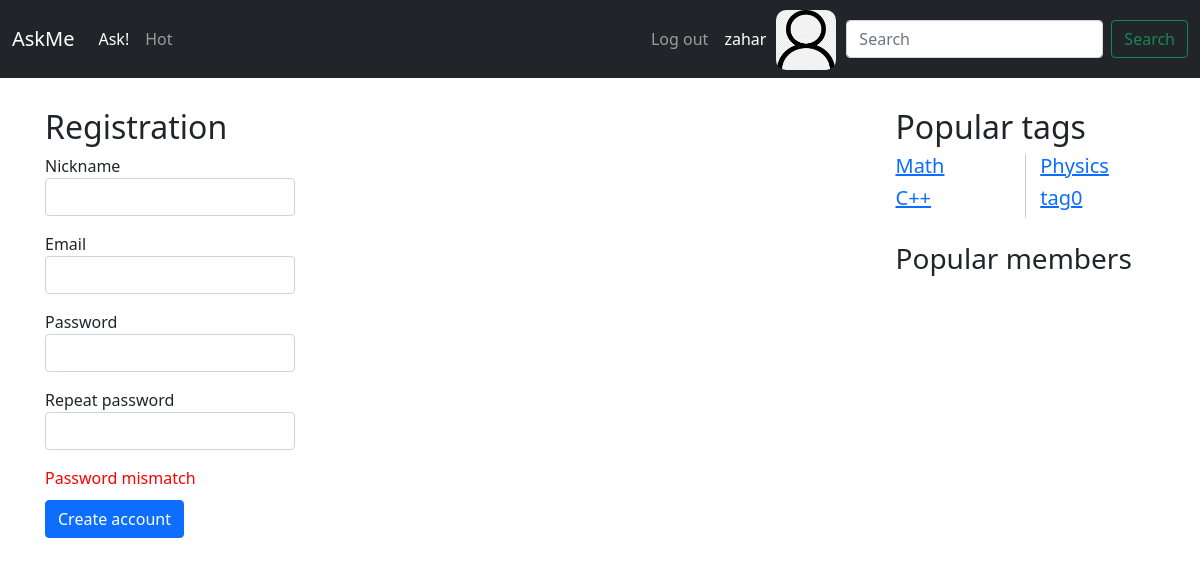
The page /reg/ (signed in) on the database as committed earlier.
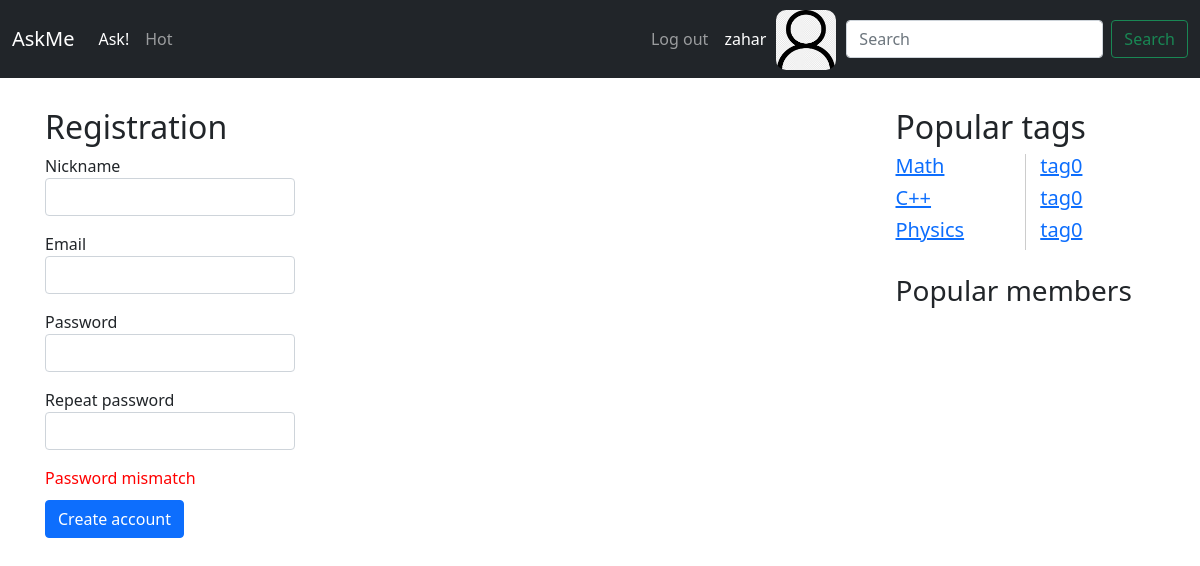
The same page on the database as committed later.
### app/models.py (models this page shows, shortened)
class Tag(models.Model):
    objects = TagManager()
    title = models.CharField(max_length=50, verbose_name="Tag")

### app/views.py (the view)
# urls.py: path('reg/', views.reg, name='reg'),
def reg(request):
    tags = Tag.objects.all().values()[:20]
    return render(request, "reg.html", {"tags": tags})

### templates/reg.html
{% extends "inc/base.html" %}
{% load static %}
{% block content %}
    <h2 class="mt-5">Registration</h2>
    <form>
        <div class="mb-3">
            <div class="input">
                <label for="exampleInputEmail1" class="question-title">Nickname</label>
                <input type="email" class="form-control" id="Question title" aria-describedby="emailHelp">
            </div>
        </div>
        <div class="mb-3">
            <div class="input">
                <label for="exampleInputEmail1" class="question-title">Email</label>
                <input type="email" class="form-control" id="Question title" aria-describedby="emailHelp">
            </div>
        </div>
        <div class="mb-3">
            <div class="input">
                <label for="exampleInputEmail1" class="question-title">Password</label>
                <input type="email" class="form-control" id="Question title" aria-describedby="emailHelp">
            </div>
        </div>
        <div class="mb-3">
            <div class="input">
                <label for="exampleInputEmail1" class="question-title">Repeat password</label>
                <input type="email" class="form-control" id="Question title" aria-describedby="emailHelp">
            </div>
        </div>
        <div class="error">
            Password mismatch
        </div>
        <button type="submit" class="btn btn-primary">Create account</button>
    </form>
{% endblock %}

### templates/inc/base.html (shortened to what this page needs)
{% load static %}
<!doctype html>
<html lang="en" class="h-100">
<head>
    <link rel="stylesheet" href="{% static 'css/bootstrap.min.css' %}">
    <link rel="stylesheet" href="{% static 'css/main.css' %}">
</head>
<body class="d-flex flex-column h-100">
<header>
    <nav class="navbar navbar-expand-md navbar-dark fixed-top bg-dark">
        <div class="container-fluid">
            <a class="navbar-brand" href="{% url 'index' %}">AskMe</a>
            <div class="collapse navbar-collapse" id="navbarCollapse">
                <ul class="navbar-nav me-auto mb-2 mb-md-0">
                    <li class="nav-item">
                        <a class="nav-link active" aria-current="page" href="{% url 'ask' %}">Ask!</a>
                    </li>
                    <li class="nav-item">
                        <a class="nav-link" href="{% url 'hot' %}">Hot</a>
                    </li>
                    <li class="nav-item">
                        <a class="nav-link disabled"></a>
                    </li>
                </ul>
                {% if user.is_authenticated %}
                    <div>
                        <ul class="navbar-nav me-auto mb-2 mb-md-0">
                            <li class="nav-item">
                                <a class="nav-link" href="{% url "logout_view" %}">Log out</a>
                            </li>
                            <li class="nav-item">
                                <a class="nav-link active" aria-current="page"
                                   href="{% url 'login' %}">{{ user.username }}</a>
                            </li>
                        </ul>
                    </div>
                    <div>
                        <a href="{% url 'setting' %}"><img class="avatar-navbar"
                                                           src="{% static 'img/icon.png' %}"
                                                           alt=""></a>
                    </div>
                {% endif %}
                <form class="d-flex">
                    <input class="form-control me-2" type="search" placeholder="Search" aria-label="Search">
                    <button class="btn btn-outline-success" type="submit">Search</button>
                </form>
            </div>
        </div>
    </nav>
</header>
<main class="flex-shrink-0">
    <div class="container">
        <div class="row">
            <div class="col-9">
                {% block content %}
                {% endblock content %}
            </div>
            <div class="col-3">
                <h2 class="mt-5">Popular tags</h2>
                {% block tags %}
                    <div class="mt-5, sidebar_column">
                        {% for tag in tags %}
                            {% include "inc/tags.html" %}
                        {% endfor %}
                    </div>
                {% endblock %}
                <h3 class = "mt-4">Popular members</h3>
            </div>
        </div>
    </div>
</main>
</body>
</html>

### templates/inc/tags.html
{% load static %}
<div class="col-3">
    <div class="mt-3, tags, sidebar_column">
        <h5><a href="{% url 'question_tag' tag.title %}">{{ tag.title }}</a></h5>
    </div>
</div>

Rows that differ between the two databases and show on the page:
added Tag: title "tag0"
added Tag: title "tag0"
